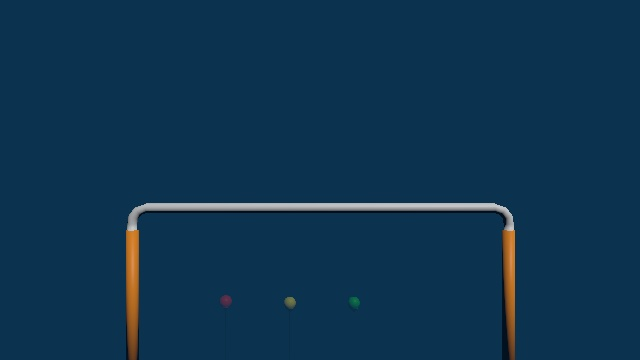
#> input picture 1.jpg, 640 x 360 px, given in place of testImg.png, which was not available
$ python gate.py
#> lines starting #> are read from the running program, lines starting #| are printed output that depends on the picture; after the words box and inside, x2 and y2 are one past the last pixel; in counts of white or black regions, pixels touching at a corner belong together; pictures that were not available may be replaced by others from this repository, and a replacement may not be noted
import cv2
import numpy as np
import matplotlib.pyplot as plt
import copy
from skimage.data import page
from skimage.filters import (threshold_otsu, threshold_niblack, threshold_sauvola)
from skimage.transform import rotate
from scipy.signal import savgol_filter
from scipy import signal
import os
import sys
import time

class gate:
    def openFile(self, name, path1):
        #"/Users/rongk/Downloads/test.jpg"):
#> called with name = 'd', path1 = 'testImg'
        if name == "d":
            path0 = "/home/dhyang/Desktop/Vision/Vision/"
            #path0 = "/home/dhyang/Desktop/Vision/Vision/Neural_Net/Train/"

        #path = "/Users/rongk/Downloads/Vision-master/Vision-master/RoboticsImages/images/training15.png"
        #path = "/Users/rongk/Downloads/Vision-master/Vision-master/RoboticsImages/03.jpg"
        else:
            path0 = "/Users/rongk/Downloads/visionCode/Vision/test2/"
        path = path0+str(path1)
        if os.path.isfile(path+'.jpg'):
            img = cv2.imread(path+'.jpg')
        else:
            img = cv2.imread(path+'.png')
#> img is the input picture: shape (360, 640, 3); mean B, G, R 79.4, 52, 15
        return img


    # [109 lines left out: functions analysis, detectNoteheadBlobs, reflect, IDilluRefDecompose, FsimpleColorBalance, not called in this run]
    #@@@@@@@@@@@@@@@@@@@@@@@@@@@@@@@@@@@@@@@@@@@@@@@@@@@@@@@@@@@
    #@@@@@@@@@@@@@@@@@@@@@@@@@@@@@@@@@@@@@@@@@@@@@@@@@@@@@@@@@@@


    def binarization(self,img):
        img = cv2.GaussianBlur(img,(5,5),0)
        gray = cv2.cvtColor(img, cv2.COLOR_BGR2GRAY)
        #gray = cv2.bilateralFilter(gray,9,10,15)
        thresh1 = cv2.adaptiveThreshold(gray, 255, cv2.ADAPTIVE_THRESH_GAUSSIAN_C, cv2.THRESH_BINARY_INV, 35, 2)
        #ret, thresh1 = cv2.threshold(gray, 250, 255, cv2.THRESH_BINARY_INV)

        thresh1 = cv2.bitwise_not(thresh1)
        #thresh1 = cv2.bilateralFilter(thresh1,4,5,75)


        return thresh1

    def rotateGetLines(self,image,graph):
        lb = -14
        ub = 14
        delta =2

        start = time.time()
        numDetected = -1
        lineLocs = []
        o = copy.deepcopy(image)
        o1 = copy.deepcopy(image)
        o1 = 255-o1
        csums = np.sum(o1,axis = 0)
        image = self.rotateToHorizontal(image,lb,ub,delta)
        k = self.getLines(image)
        if k != -1:
            lineLocs.append(k)
        leeway = 40
        if len(lineLocs)==1:
            if lineLocs[0]-leeway >= 0:
                o[:,lineLocs[0]-leeway:lineLocs[0]]=255
            else:
                o[:,0:lineLocs[0]]=255

            if lineLocs[0]+leeway >= o.shape[1]:
                o[:,lineLocs[0]:-1]=255
            else:
                o[:,lineLocs[0]:lineLocs[0]+leeway]=255

        else:
            numDetected = 0
            return lineLocs,0
        image = self.rotateToHorizontal(o,lb,ub,delta)
        k = self.getLines(image)
        if k!= -1:
            lineLocs.append(k)
        if len(lineLocs) == 2:
            if lineLocs[1]-leeway >= 0:
                o[:,lineLocs[1]-leeway:lineLocs[1]]=255
            else:
                o[:,0:lineLocs[1]]=255

            if lineLocs[1]+leeway >= o.shape[1]:
                o[:,lineLocs[1]:-1]=255
            else:
                o[:,lineLocs[1]:lineLocs[1]+leeway]=255
        else:
            numDetected = 1
            return lineLocs,1

        image = self.rotateToHorizontal(o,lb,ub,delta)
        k = self.getLines(image)
        if k!= -1:
            tmp = copy.deepcopy(lineLocs)
            tmp.append(k)
            tmp = np.sort(tmp)

            r1 = tmp[1]-tmp[0]
            r2 = tmp[2]-tmp[1]
            r3 = tmp[2]-tmp[0]
            if r3 > image.shape[1]/2:
                if max(r1,r2)/min(r1,r2) < 2:
                    lineLocs==tmp
                    numDetected = 3
                else:
                    numDetected = 2

        else:
            return lineLocs,3
        if graph:
            plt.plot(csums)
            for i in range(len(lineLocs)):
                #print(lineLocs[i])
                plt.axvline(x=lineLocs[i], color='r', linewidth=1)
            plt.ioff()
            plt.show()

        return lineLocs,numDetected


    def getLines(self,newImg):
        newImg = 255-newImg
        csums = np.sum(newImg, axis=0)
        csums1 = copy.deepcopy(csums)
        leeway = 25
        #f = savgol_filter(csums1,101,2,0)
        #csums = np.subtract(csums,f)
        #csums = np.convolve(csums,[2,-1])
        csums2 = copy.deepcopy(csums)
        # [4 lines of commented-out code are left out]

        pred = np.argmax(csums)
        c1= newImg[:,pred]
        m= (int)(np.sum(c1)/255)
        if m<=20:
            return -1
        lhs = pred-leeway
        rhs = pred+leeway
        if lhs < 0:
            lhs = 0
        if rhs >= newImg.shape[1]:
            rhs = newImg.shape[1]-1
        csums[lhs:rhs] = 0


        newImg = cv2.cvtColor(newImg, cv2.COLOR_GRAY2BGR)
        error = 0
        return pred


    def plotLines(self,lineLocs, original):
        for i in range(len(lineLocs)):
            cv2.line(original, (lineLocs[i], 0),
                     (lineLocs[i], original.shape[0]), (0, 255, 0), 3)
        norm = 0
        center = 0
        if len(lineLocs)!=2:
            return
        for k in range(len(lineLocs)):
            center = center + (50000-lineLocs[1])*lineLocs[0]
            norm = norm + (50000-lineLocs[1])
        #center = (int) (center/norm)
        if len(lineLocs)==2:
            center = (int)((lineLocs[0]+lineLocs[1])/2)
            cv2.line(original, (center, 0),
                 (center, original.shape[0]), (0, 0, 255), 1)
        return original


    def segment(self,image):
        mdpt = (int)(image.shape[0]/2)
#> mdpt = 180
        striph = 50
        return image[mdpt - striph: mdpt + striph, :]


    def adjust(self,image):
        alphah = 1
        alphas = 1
        alphav = 1

        h, s, v = cv2.split(image)
        new_image = np.zeros(image.shape, image.dtype)
        h1, s1, v1 = cv2.split(new_image)

        maximum = h.mean()
        beta = 127-alphah*maximum  # Simple brightness control
        h1 = cv2.convertScaleAbs(h, alpha=alphah, beta=beta)

        maximum = s.mean()
        beta =127-alphas*maximum  # Simple brightness control
        s1 = cv2.convertScaleAbs(s, alpha=alphas, beta=beta)

        maximum = v.mean()
        beta = 127-alphav*maximum  # Simple brightness control
        v1 = cv2.convertScaleAbs(v, alpha=alphav, beta=beta)

        new_image = cv2.merge([h1, s1, v1])
        return new_image


    def adjustLAB(self,image):
        alphah = 1
        alphas = 0
        alphav = 5

        image = cv2.cvtColor(image, cv2.COLOR_BGR2YUV)
#> image: shape (100, 640, 3); mean of channels 0, 1, 2 47.8, 145, 102.6
        h, s, v = cv2.split(image)
        new_image = np.zeros(image.shape, image.dtype)
        h1, s1, v1 = cv2.split(new_image)
#> h1: shape (100, 640); every value is 0
#> new_image: shape (100, 640, 3); every value is 0

        maximum = h.mean()
#> maximum = 47.75
        beta = 127-alphah*maximum  # Simple brightness control
#> beta = 79.25
        h1 = cv2.convertScaleAbs(h, alpha=alphah, beta=beta)

        maximum = s.mean()
#> maximum = 145
        beta = 127-alphas*maximum  # Simple brightness control
#> beta = 127
        s1 = cv2.convertScaleAbs(s, alpha=alphas, beta=beta)
#> s1: shape (100, 640); every value is 127

        maximum = v.mean()
#> maximum = 102.6
        beta = 127-alphav*maximum  # Simple brightness control
#> beta = -386
        v1 = cv2.convertScaleAbs(v, alpha=alphav, beta=beta)


        new_image = cv2.merge([h, s1, v1])
#> new_image: shape (100, 640, 3); mean of channels 0, 1, 2 47.8, 127, 127
        new_image = cv2.cvtColor(new_image,cv2.COLOR_YUV2BGR);
        return new_image

    # [7 lines left out: function HoughLines, not called in this run]


    def rotateToHorizontal(self,img, lb=-20, ub=20, incr=2, topN=1):
        bestscore = -np.inf
        bestTheta = 0
        img = 255 - img
        for theta in np.arange(lb, ub, incr):
            imgRot = rotate(img,theta,resize = True,cval = 0)
            csums = np.sum(imgRot, axis=0)
            curscore = np.max(csums)
            if curscore >  bestscore:
                bestscore = curscore
                bestTheta = theta

        result = rotate(img,bestTheta,resize = True,cval = 0)
        img  = 255 - 255*result
        img = img.astype(np.uint8)
        return img

    # [34 lines left out: function findLeft, not called in this run]


    def findBars(self,img):
        start_time = time.time()
        original = img
        origin = copy.deepcopy(original)

        o1 = original

        segmented = self.segment(original)


        segmented = self.adjustLAB(segmented)


        segmented = self.adjust(segmented)
#> in adjust, `h, s, v = cv2.split(image)`:
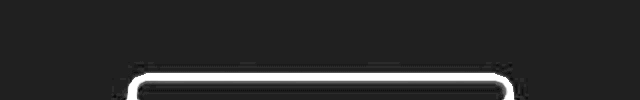
#> v: shape (100, 640); min 4, max 255, mean 44.8
#> in adjust, `maximum = h.mean()`: maximum = 45.75
#> in adjust, `beta = 127-alphah*maximum`: beta = 81.25
#> in adjust, `maximum = s.mean()`: maximum = 49.43
#> in adjust, `beta =127-alphas*maximum`: beta = 77.57
#> in adjust, `s1 = cv2.convertScaleAbs(s, alpha=alphas, beta=beta)`:
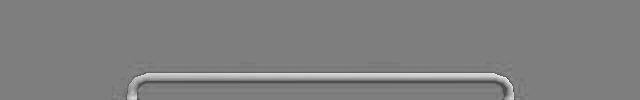
#> s1: shape (100, 640); min 78, max 233, mean 127.4
#> in adjust, `maximum = v.mean()`: maximum = 44.84
#> in adjust, `beta = 127-alphav*maximum`: beta = 82.16

        # Higher discernability = lower distinguishing power

        discernability = 25

        newImg = cv2.medianBlur(segmented, discernability)
        newImg = 255-cv2.absdiff(segmented, newImg)


        newImg1 = self.binarization(newImg)
#> in binarization, `thresh1 = cv2.adaptiveThreshold(gray, 255, cv2.ADAPTIVE_THRESH_GAUSSIA..`:
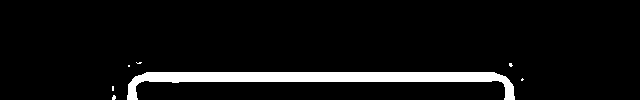
#> thresh1: shape (100, 640); 6.4% white; 7 white regions (6 under 20 px), largest, box (x1, y1, x2, y2) and area: (127, 72, 515, 100) 4009
        newImg1 = 255-newImg1
        newImg1 = 255-newImg1

        print(time.time()-start_time)

        for i in range(1):
            newImg1 = cv2.dilate(newImg1,np.ones((5,1)),iterations = 2)
            newImg1 = cv2.erode(newImg1,np.ones((5,1)),iterations = 1)
        newImg1 = cv2.erode(newImg1,np.ones((5,1)),iterations = 1)
#> newImg1: shape (100, 640); 93.9% white; 4 black regions (1 under 20 px), largest, box (x1, y1, x2, y2) and area: (146, 72, 495, 83) 3491, (127, 75, 139, 100) 201, (504, 76, 514, 100) 186
        newImg1 = cv2.dilate(newImg1,np.ones((1,3)),iterations = 1)
#> newImg1: shape (100, 640); 94.1% white; 3 black regions, box (x1, y1, x2, y2) and area: (147, 72, 494, 83) 3469, (128, 76, 138, 100) 152, (505, 77, 513, 100) 138
        newImg1 = cv2.erode(newImg1,np.ones((1,3)),iterations = 1)
#> newImg1: shape (100, 640); 93.9% white; 3 black regions, box (x1, y1, x2, y2) and area: (146, 72, 495, 83) 3491, (127, 76, 139, 100) 200, (504, 77, 514, 100) 184

        print(time.time()-start_time)
        lineLocs,numDetected = self.rotateGetLines(newImg1,False)
#> in rotateGetLines, `csums = np.sum(o1,axis = 0)`: csums = 640 values, max 6120 at index 135, min 0 at index 0, mean 1543.9
#> the loop in rotateToHorizontal, `for theta in np.arange(lb, ub, incr):` made 14 passes
#> (curscore, bestscore) on passes 1, 8, 10, 11, 12, 13, 14: (23.71, 23.71), (24, 24), (24.06, 24.06), (24.13, 24.13), (24.23, 24.23), (24.36, 24.36), (24.55, 24.55)
#> curscore on passes 2 to 7: 23.5, 23.36, 23.22, 23.13, 23.06, 23.29
#> pass 1, in rotateToHorizontal, `imgRot = rotate(img,theta,resize = True,cval = 0)`:
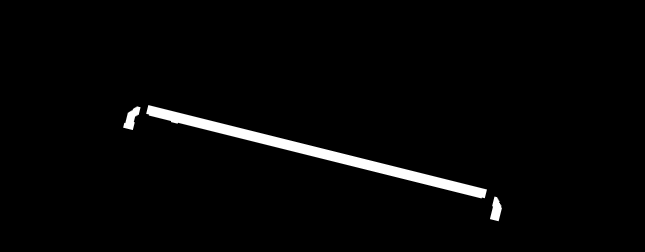
#> imgRot: shape (252, 645) float64; min 0, max 1, mean 0.0238
#> after the loop in rotateToHorizontal, `for theta in np.arange(lb, ub, incr):`: bestTheta = 12; bestscore = 24.55
#> in rotateToHorizontal, `img  = 255 - 255*result`:
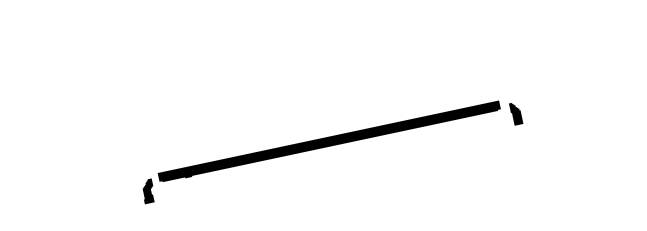
#> img: shape (231, 647) float64; min 0, max 255, mean 248.4
#> in getLines, `csums = np.sum(newImg, axis=0)`: csums = 647 values, max 6260 at index 149, min 0 at index 0, mean 1527.9
#> in getLines, `csums1 = copy.deepcopy(csums)`: csums1 has the same summary as csums
#> in getLines, `csums2 = copy.deepcopy(csums)`: csums2 has the same summary as csums
#> in getLines, `pred = np.argmax(csums)`: pred = 149
#> in getLines, `c1= newImg[:,pred]`: c1 = 231 values, max 255 at index 179, min 0 at index 0, mean 27.1
#> in getLines, `m= (int)(np.sum(c1)/255)`: m = 24
#> in getLines, `lhs = pred-leeway`: lhs = 124
#> in getLines, `rhs = pred+leeway`: rhs = 174
#> in rotateGetLines, `k = self.getLines(image)`: k = 149
#> in rotateGetLines, `o[:,lineLocs[0]:lineLocs[0]+leeway]=255`:
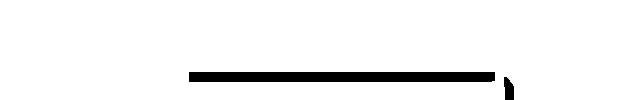
#> o: shape (100, 640); 94.9% white; 2 black regions, box (x1, y1, x2, y2) and area: (189, 72, 495, 82) 3057, (504, 77, 514, 100) 184
#> call 2 of rotateToHorizontal, with lb = -14, ub = 14, incr = 2, topN = 1
#> the loop in rotateToHorizontal (call 2), `for theta in np.arange(lb, ub, incr):` made 14 passes
#> curscore on passes 2 to 13: 23.5, 23.36, 23.22, 23.13, 23.06, 23.01, 23, 22.62, 22.19, 21.49, 21.2, 20.34
#> after the loop in rotateToHorizontal (call 2), `for theta in np.arange(lb, ub, incr):`: bestTheta = -14; bestscore = 23.71
#> in rotateToHorizontal (call 2), `img  = 255 - 255*result`:
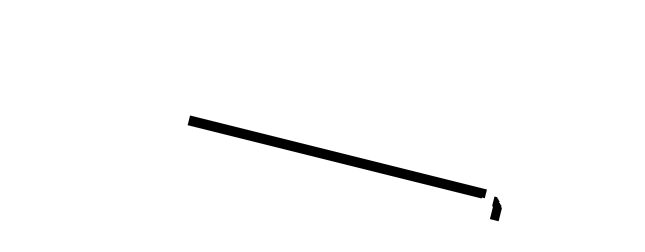
#> img: shape (252, 645) float64; min 0, max 255, mean 249.9
#> in rotateGetLines, `k = self.getLines(image)`: k = 495
#> in rotateGetLines, `k = self.getLines(image)`: k = -1
#> lineLocs = [149, 495]; numDetected = 3
        print("Total: "+str(time.time()-start_time))


        o1 = self.plotLines(lineLocs, o1)
#> the loop in plotLines, `for i in range(len(lineLocs)):` made 2 passes
#> the loop in plotLines, `for k in range(len(lineLocs)):` made 2 passes
#> (center, norm) on passes 1 to 2: (7376245, 49505), (14752490, 99010)
#> after the loop in plotLines, `for k in range(len(lineLocs)):`: center = 14752490; norm = 99010
#> in plotLines, `center = (int)((lineLocs[0]+lineLocs[1])/2)`: center = 322
        cv2.imshow("original",origin)
        cv2.imshow("alpha", segmented)
        cv2.imshow("binarization", newImg1)
        cv2.imshow("result",o1)
        cv2.waitKey(0)
        cv2.destroyAllWindows()

        if len(lineLocs)==0:
            return -1,-1,0
        if len(lineLocs)==1:
            return -2,-2,0
        if len(lineLocs)==2:
            return lineLocs[0],lineLocs[1],0

        if len(lineLocs)==3:
            if lineLocs[1]-lineLocs[0]>lineLocs[2]-lineLocs[1]:
                return lineLocs[1],lineLocs[2]
            else:
                return lineLocs[0],lineLocs[1]

def main():
    a = gate()
    img = a.openFile('d','testImg')
    print(a.findBars(img))
#| (149, 495, 0)

if __name__ == '__main__':
    main()
